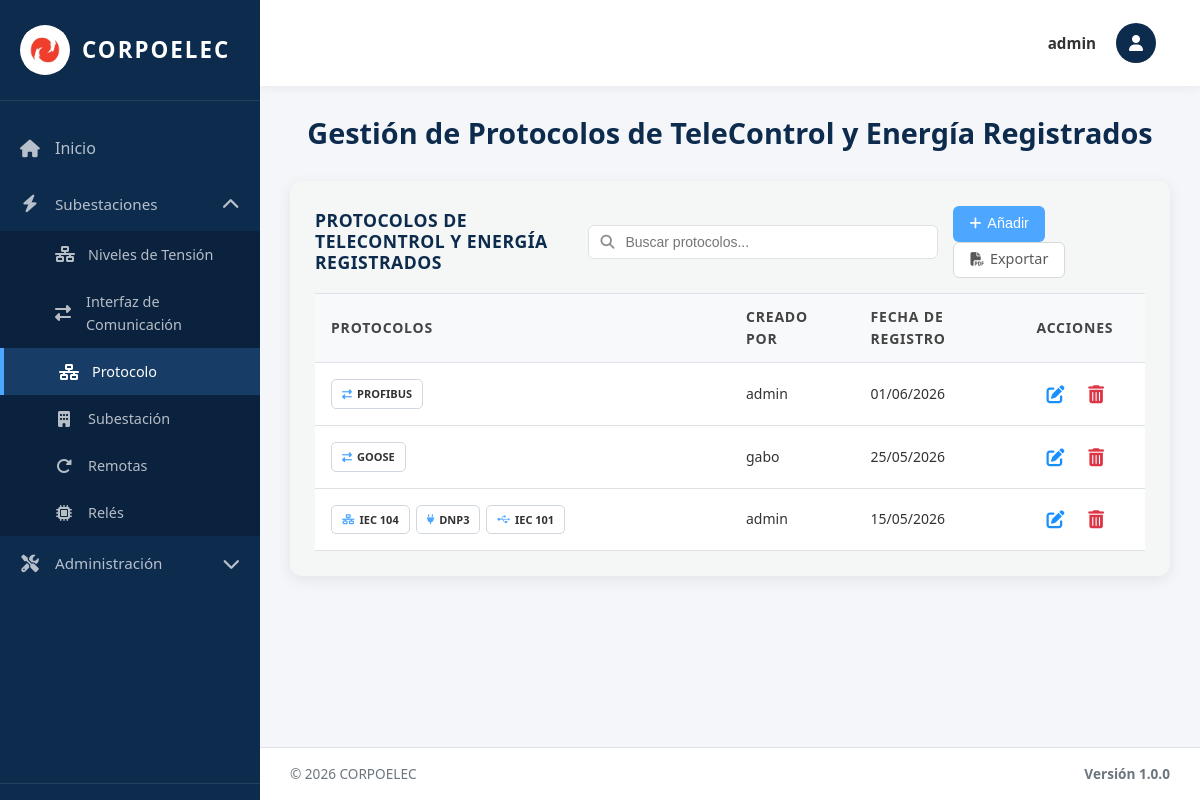
The app's page /protocolo/ (signed in) with its own data.
### equipos/models.py (models this page shows, shortened)
class Protocolo(models.Model):
    TIPO_CHOICES = [
        ('104', 'IEC 104'),
        ('DNP', 'DNP3'),
        ('GOOSE', 'GOOSE'),
        ('101', 'IEC 101'),
        ('MODBUS', 'Modbus'),
    ]
    Id_Protocolo = models.AutoField(primary_key=True)  # Identificador único
    Id_Interfaz = models.ForeignKey(InterfazDeComunicacion, on_delete=models.SET_NULL, null=True, blank=True, related_name='protocolos', verbose_name='Interfaz')  # Interface asociada - SET_NULL permite eliminar interfaz sin borrar protocolos
    Tipo = models.CharField(max_length=30, choices=TIPO_CHOICES, verbose_name='Tipo de Protocolo')  # Tipo de protocolo (enumerado o personalizado por el admin)
    Descripcion = models.CharField(max_length=80, blank=True, default='', verbose_name='Descripción')  # Descripción breve (útil para tipos personalizados)
    Icono = models.CharField(max_length=40, blank=True, default='', verbose_name='Ícono')  # Clase FontAwesome (para tipos personalizados)
    Estado = models.CharField(max_length=50, default='Activo', verbose_name='Estado')  # Estado operativo
    Fecha_Reg = models.DateField(auto_now_add=True, verbose_name='Fecha de Registro')  # Fecha de registro automática
    creado_por = models.ForeignKey(User, on_delete=models.SET_NULL, null=True, blank=True, related_name='protocolos_creados')  # Usuario que creó el registro
    Activo = models.BooleanField(default=True, verbose_name='Activo')  # Para eliminación lógica
    class Meta:
        verbose_name = 'Protocolo de Comunicación'
        verbose_name_plural = 'Protocolos de Comunicación'
        ordering = ['Id_Protocolo']  # Orden por ID ascendente

class InterfazDeComunicacion(models.Model):
    TIPO_INTERFAZ_CHOICES = [
        ('PUERTOS', 'Puertos de Comunicación'),
        ('PROTOCOLOS', 'Protocolos de Comunicación'),
    ]
    Id_Interfaz = models.AutoField(primary_key=True, serialize=False)  # Identificador único (PK)
    Puertos_C = models.IntegerField(default=0, verbose_name='Cantidad de Puertos')  # Contador de puertos
    Fecha_Reg = models.DateField(auto_now_add=True)  # Fecha de registro automática
    creado_por = models.ForeignKey(User, on_delete=models.SET_NULL, null=True, blank=True, related_name='interfaces_creadas')  # Usuario que creó el registro
    Tipo_Interfaz = models.CharField(max_length=20, choices=TIPO_INTERFAZ_CHOICES, default='PUERTOS', verbose_name='Tipo de Interfaz')  # Tipo de interfaz
    Activo = models.BooleanField(default=True, verbose_name='Activo')  # Para eliminación lógica
    objects = models.Manager()
    activos = models.Manager()  # Manager por defecto para filtrar activos
    class Meta:
        verbose_name = 'Interfaz de Comunicación'
        verbose_name_plural = 'Interfaces de Comunicación'
        ordering = ['Id_Interfaz']  # Orden por ID ascendente

### equipos/views.py (the view, shortened to what this page needs)
# urls.py: path('protocolo/', protocolo_view, name='protocolo'),
@login_required(login_url='/login/')
@no_cache
def protocolo_view(request):
    interfaces = InterfazDeComunicacion.objects.filter(Tipo_Interfaz='PROTOCOLOS', Activo=True).prefetch_related('protocolos').all().order_by('-Fecha_Reg', '-Id_Interfaz')
    paginator = Paginator(interfaces, 10)
    page_number = request.GET.get('page')
    page_obj = paginator.get_page(page_number)
    tipos_registrados = list(Protocolo.objects.filter(
        Activo=True, Id_Interfaz__Activo=True
    ).values_list('Tipo', flat=True).distinct())
    tipos_personalizados = TipoProtocoloPersonalizado.objects.filter(Activo=True).order_by('Tipo')
    context = {
        'title': 'Protocolos',
        'page_obj': page_obj,
        'tipos_registrados': tipos_registrados,
        'tipos_personalizados': tipos_personalizados,
        'is_admin': request.user.is_superuser,
        'puede_crear': puede_crear(request),
        'puede_actualizar': puede_actualizar(request),
        'puede_eliminar': puede_eliminar(request)
    }
    return render(request, 'protocolo.html', context)

### equipos/context_processors.py (called while the page is built, shortened)
def permisos_usuario(request):
    if request.user.is_superuser:
        return {
            'permisos_usuario': {'crear': True, 'actualizar': True, 'eliminar': True},
            'puede_crear': True,
            'puede_actualizar': True,
            'puede_eliminar': True,
        }

### templates/protocolo.html (shortened to what this page needs)
{% extends 'base.html' %}
{% load static %}
{% block content %}
<div class="welcome-text">
  <h2>Gestión de Protocolos de TeleControl y Energía Registrados</h2>
</div>
<div class="table-section">
<div class="table-header">
  <h3>PROTOCOLOS DE TELECONTROL Y ENERGÍA REGISTRADOS</h3>
  <div class="search-container">
    <input type="text" class="search-input" id="searchInput" placeholder="Buscar protocolos..." onkeyup="filterTable()">
  </div>
  <div class="action-buttons">
    {% if puede_crear %}
    <button class="btn btn-primary btn-add-top" onclick="abrirModal()">
      <i class="fas fa-plus"></i> Añadir
    </button>
    {% endif %}
    <a href="{% url 'exportar_protocolo_pdf' %}" class="btn btn-secondary btn-add-top">
      <i class="fas fa-file-pdf"></i> Exportar
    </a>
  </div>
</div>
    {% if page_obj.paginator.count > 0 %}
    <table class="data-table">
      <thead>
        <tr>
          <th width="50%">Protocolos</th>
          {% if is_admin %}<th width="15%">Creado Por</th>{% endif %}
          <th width="20%">Fecha de Registro</th>
          <th width="15%">Acciones</th>
        </tr>
      </thead>
      <tbody>
        {% for interfaz in page_obj %}
        <tr>
          <td>
            <div class="protocolos-container">
              {% for protocolo in interfaz.protocolos.all %}
              <span class="protocolo-badge"{% if protocolo.Descripcion %} title="{{ protocolo.Descripcion }}"{% endif %}>
                <span class="protocolo-icon">
                  {% if protocolo.Tipo == '104' %}<i class="fas fa-network-wired"></i>
                  {% elif protocolo.Tipo == 'DNP' %}<i class="fas fa-plug"></i>
                  {% elif protocolo.Tipo == 'GOOSE' %}<i class="fas fa-exchange-alt"></i>
                  {% elif protocolo.Tipo == '101' %}<i class="fab fa-usb"></i>
                  {% elif protocolo.Tipo == 'MODBUS' %}<i class="fas fa-bolt"></i>
                  {% elif protocolo.Icono %}<i class="{{ protocolo.Icono }}"></i>
                  {% else %}<i class="fas fa-microchip"></i>{% endif %}
                </span>
                <span class="protocolo-text">{{ protocolo.get_Tipo_display }}</span>
              </span>
              {% empty %}
              <span class="no-data">Sin protocolos</span>
              {% endfor %}
            </div>
          </td>
          {% if is_admin %}<td>{{ interfaz.creado_por.username|default:"Sistema" }}</td>{% endif %}
          <td><span class="fecha-text">{{ interfaz.Fecha_Reg|date:"d/m/Y" }}</span></td>
<td class="actions-cell">
    {% with protocolos_list=interfaz.protocolos.all %}
    {% if puede_actualizar %}
    <button type="button" class="btn-icon btn-edit" title="Editar" onclick="abrirModalEditar('{{ interfaz.Id_Interfaz }}')">
        <i class="fas fa-edit"></i>
    </button>
    {% endif %}
    <form method="post" style="display: inline;" onsubmit="return confirmarEliminacion(this);">
        {% if puede_eliminar %}
        <button type="submit" class="btn-icon btn-delete" title="Eliminar">
            <i class="fas fa-trash-alt"></i>
        </button>
        {% endif %}
    </form>
    {% endwith %}
</td>
        </tr>
        {% endfor %}
      </tbody>
    </table>
    {% else %}
    <p class="no-data">No hay protocolos registrados.</p>
    {% endif %}
  </div>
{% endblock %}

### templates/base.html (shortened to what this page needs)
{% load static %}
<!DOCTYPE html>
<html lang="es">
<head>
  <link rel="stylesheet" href="https://cdnjs.cloudflare.com/ajax/libs/font-awesome/6.4.0/css/all.min.css">
  <link rel="stylesheet" href="{% static 'css/global.css' %}">
 </head>
<body>
  <div class="layout-wrapper">
    <aside class="sidebar" id="sidebar">
      <div class="sidebar-brand" onclick="toggleSidebar()">
        <div class="sidebar-logo">
          <img src="{% static 'img/logo.jpg' %}" alt="Corpoelec">
        </div>
        <span class="sidebar-brand-text">Corpoelec</span>
      </div>
 <nav class="sidebar-nav">
        <a href="{% url 'index' %}" class="{% if request.path == '/' %}active{% endif %}" onclick="closeMobileSidebar()">
          <i class="fas fa-home"></i>
          <span>Inicio</span>
        </a>
         <div class="sidebar-dropdown {% if request.path == '/subestaciones/' or request.path == '/tensiones/' or request.path == '/interfaces/' or request.path == '/protocolo/' or request.path == '/reles/' or request.path == '/remotas/' %}active{% endif %}">
          <a href="#" class="dropdown-toggle" onclick="toggleDropdown(event, 'subestaciones-dropdown')">
            <i class="fas fa-bolt"></i>
            <span>Subestaciones</span>
            <i class="fas fa-chevron-down dropdown-arrow"></i>
          </a>
           <div class="dropdown-menu" id="subestaciones-dropdown">
             <a href="{% url 'tensiones' %}" class="{% if request.path == '/tensiones/' %}active{% endif %}" onclick="closeMobileSidebar()">
               <i class="fas fa-network-wired"></i>
               <span>Niveles de Tensión</span>
             </a>
               <a href="{% url 'interfaces' %}" class="{% if request.path == '/interfaces/' %}active{% endif %}" onclick="closeMobileSidebar()">
                 <i class="fas fa-exchange-alt"></i>
                 <span>Interfaz de Comunicación</span>
               </a>
               <a href="{% url 'protocolo' %}" class="{% if request.path == '/protocolo/' %}active{% endif %}" onclick="closeMobileSidebar()">
                 <i class="fas fa-network-wired"></i>
                 <span>Protocolo</span>
               </a>
               <a href="{% url 'subestaciones' %}" class="{% if request.path == '/subestaciones/' %}active{% endif %}" onclick="closeMobileSidebar()">
               <i class="fas fa-building"></i>
               <span>Subestación</span>
             </a>
             <a href="{% url 'remotas' %}" class="{% if request.path == '/remotas/' %}active{% endif %}" onclick="closeMobileSidebar()">
               <i class="fas fa-redo-alt"></i>
               <span>Remotas</span>
             </a>
             <a href="{% url 'reles' %}" class="{% if request.path == '/reles/' %}active{% endif %}" onclick="closeMobileSidebar()">
               <i class="fas fa-microchip"></i>
               <span>Relés</span>
              </a>
            </div>
         </div>
           {% if user.is_staff %}
           <div class="sidebar-dropdown {% if request.path == '/bitacora/' or request.path == '/admin/restaurar/' or request.path == '/admin/backup/' or request.path == '/admin/usuarios/' %}active{% endif %}">
             <a href="#" class="dropdown-toggle" onclick="toggleDropdown(event, 'admin-dropdown')">
               <i class="fas fa-tools"></i>
               <span>Administración</span>
               <i class="fas fa-chevron-down dropdown-arrow"></i>
             </a>
           </div>
           {% endif %}
        </nav>
        <div class="sidebar-bottom">
        </div>
      </aside>
    <main class="main-content" id="mainContent">
      <nav class="navbar">
        <div class="navbar-user">
          <div class="navbar-user-trigger" onclick="toggleUserMenu(event)">
            <div class="navbar-user-name">
              {% if user.first_name %}{{ user.first_name }}{% else %}{{ user.username }}{% endif %}
            </div>
            <div class="navbar-user-avatar">
              <i class="fas fa-user"></i>
            </div>
          </div>
         </div>
       </nav>
      <div class="content-area">
        {% block content %}{% endblock %}
      </div>
      <footer class="footer">
        <div class="footer-left">
          <span>© 2026 CORPOELEC</span>
        </div>
        <div class="footer-version">Versión 1.0.0</div>
      </footer>
    </main>
  </div>
</body>
</html>

### static/css/global.css (style rules this page uses)
body { font-size: 16px; font-weight: 400; color: #333; font-family: 'Open Sans', 'Segoe UI', Arial, sans-serif; line-height: 1.6; }
h1, h2, h3, .welcome-text h2 { font-size: 26px; font-weight: 700; color: #002D5A; margin: 0 0 20px 0; line-height: 1.2; }
.data-table thead th { font-size: 14px !important; font-weight: 700 !important; text-transform: uppercase !important; color: #444 !important; letter-spacing: 0.8px; padding: 12px 16px !important; background: #f8f9fa !important; border-top: 1px solid #dee2e6 !important; border-bottom: 1px solid #dee2e6 !important; }
.data-table thead { background: #f8f9fa !important; }
.data-table tbody td { font-size: 14px !important; font-weight: 400 !important; color: #333 !important; padding: 12px 16px !important; background: #fff !important; border-bottom: 1px solid #dee2e6 !important; }
.btn-primary, .btn-add-top { font-size: 14px !important; font-weight: 500 !important; border-radius: 8px !important; padding: 10px 20px !important; display: inline-flex; align-items: center; gap: 6px; }
.btn-icon { font-size: 18px !important; display: inline-flex; align-items: center; justify-content: center; padding: 6px !important; }
.btn-delete, .btn-delete i { color: #DC3545 !important; }
.btn-edit, .btn-edit i { color: #1890ff !important; }
.data-table { border-collapse: collapse; width: 100%; background: #fff; }
.data-table tbody tr { transition: background 0.15s ease; background: #fff; }
.data-table th, .data-table td { padding-top: 12px !important; padding-bottom: 12px !important; }
.form-control, input[type="text"], input[type="email"], select, textarea { font-size: 14px; font-weight: 400; color: #333; }
a { color: #1890ff; text-decoration: none; font-weight: 500; }

### templates/protocolo.html (style rules this page uses)
:root { --primary: #4DA6FF; --primary-dark: #3d8fe0; --dark-blue: #0D2B4D; --border-color: #dee2e6; --bg-light: #f4f7f6; }
.table-section { background: var(--bg-light); padding: 25px; border-radius: 12px; box-shadow: 0 4px 15px rgba(0,0,0,0.08); margin-bottom: 20px; }
.table-header { display: flex; justify-content: space-between; align-items: center; margin-bottom: 15px; gap: 15px; }
.table-header h3 { margin: 0; color: var(--dark-blue); width: 280px; }
.search-container { position: relative; display: flex; align-items: center; }
.search-input { width: 350px; padding: 8px 12px 8px 36px; border: 1px solid var(--border-color); border-radius: 6px; font-size: 14px; color: #333; background: #fff; transition: border-color 0.3s ease; }
.btn { padding: 10px 20px; border-radius: 8px; font-size: 0.9rem; font-weight: 600; cursor: pointer; border: none; transition: all 0.2s; display: inline-flex; align-items: center; text-decoration: none; }
.btn-primary { background: var(--primary); color: #fff; }
.btn-secondary { background: #fff; color: #595959; border: 1px solid #d9d9d9; }
.btn-icon { background: none; border: none; cursor: pointer; font-size: 1.1rem; padding: 6px; border-radius: 4px; display: inline-flex; align-items: center; justify-content: center; transition: all 0.2s; color: #6c757d; margin: 0 4px; }
.data-table { width: 100%; border-collapse: collapse; }
.data-table th, .data-table td { padding: 12px 15px; text-align: left; border-bottom: 1px solid var(--border-color); }
.data-table th { font-weight: 600; color: var(--dark-blue); font-size: 0.9rem; background: #f8f9fa; }
.actions-cell { white-space: nowrap; text-align: right; }
.protocolos-container { display: flex; flex-wrap: nowrap; gap: 6px; overflow-x: auto; padding: 4px 0; align-items: center; }
.protocolo-badge { display: inline-flex; align-items: center; gap: 5px; padding: 5px 10px; background: #fff; border: 1.5px solid #d0d7de; border-radius: 5px; font-size: 11px; font-weight: 600; white-space: nowrap; }
.protocolo-icon { color: var(--primary); font-size: 10px; }

### records on screen
InterfazDeComunicacion: creado_por.username "admin", Fecha_Reg "01/06/2026"
Protocolo: Tipo "PROFIBUS"
InterfazDeComunicacion: creado_por.username "gabo", Fecha_Reg "25/05/2026"
Protocolo: Tipo "GOOSE"
InterfazDeComunicacion: creado_por.username "admin", Fecha_Reg "15/05/2026"
Protocolo: Tipo "IEC 104"
Protocolo: Tipo "DNP3"
Protocolo: Tipo "IEC 101"

### other values on screen
{{ user.username }} "admin"
